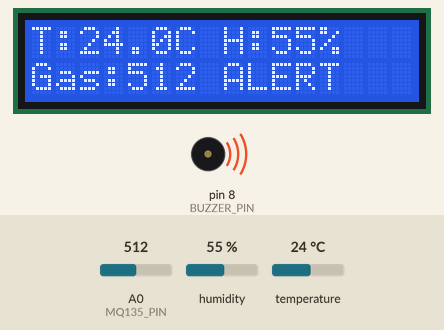
This sketch was run on a simulated Arduino Uno, built with avr-gcc and run on an emulated ATmega328P. Shown: 16×2 character LCD, buzzer (waves = sounding, pin HIGH). The inputs (shaded band) are chosen by the test bench; at power-on: A0 (MQ135_PIN) = 512, humidity 55 %, temperature 24 °C. What the sketch prints to the serial monitor is not drawn.

Above: at 3.2 s.
3.3 s: A0 (MQ135_PIN) set to 416
At 4.7 s:
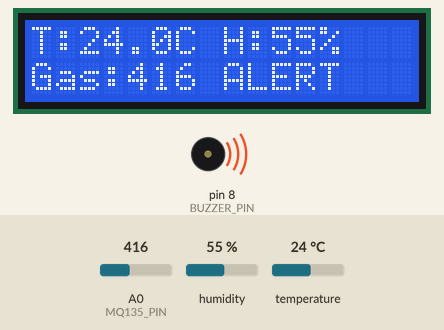
5.7 s: A0 (MQ135_PIN) set to 390
At 7.1 s:
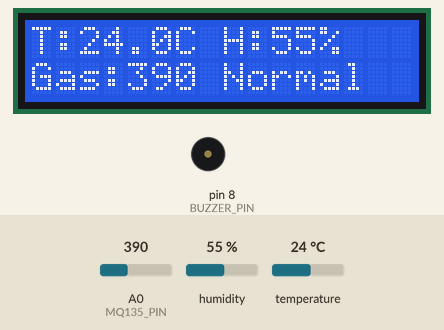
7.8 s: humidity set to 22 %
At 9.4 s:
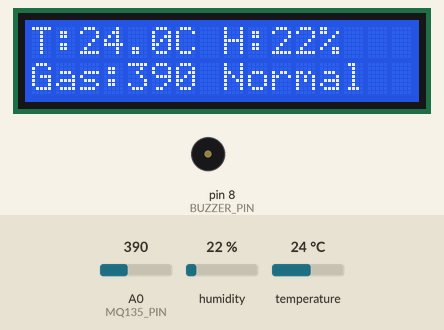
9.9 s: temperature set to 12 °C
At 11.7 s:
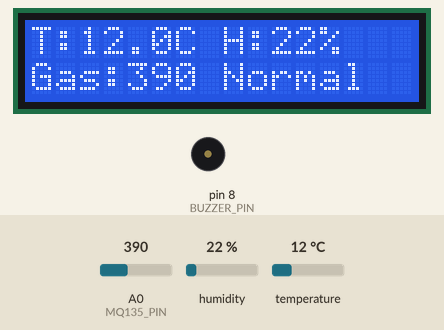
12.0 s: humidity set to 40 %
At 13.8 s:
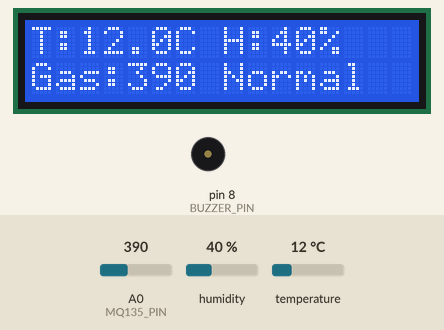
14.1 s: A0 (MQ135_PIN) set to 410
At 15.3 s:
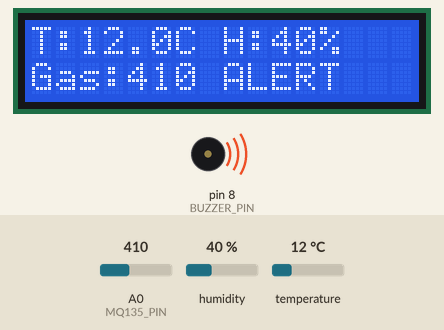
Timing chart, 0 to 17.1 s (numbered marks = the images above; inputs shaded):
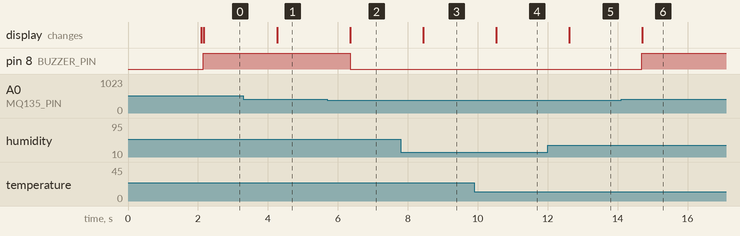

The sketch:

TEMP_HUM_MONITRING.ino
```cpp
#include <DHT.h>
#include <Wire.h>
#include <LiquidCrystal_I2C.h>

// Pin setup
#define DHTPIN 2
#define DHTTYPE DHT11
#define MQ135_PIN A0
#define BUZZER_PIN 8

DHT dht(DHTPIN, DHTTYPE);
LiquidCrystal_I2C lcd(0x27, 16, 2);  // If not working, try 0x3F

// Alert limits
float tempLimit = 40.0;
int gasLimit = 400;

void setup() {
  Serial.begin(9600);

  dht.begin();

  lcd.init();
  lcd.backlight();

  pinMode(MQ135_PIN, INPUT);
  pinMode(BUZZER_PIN, OUTPUT);
  digitalWrite(BUZZER_PIN, LOW);

  lcd.setCursor(0, 0);
  lcd.print("Temp Gas Monitor");
  lcd.setCursor(0, 1);
  lcd.print("Starting...");
  delay(2000);
  lcd.clear();

  Serial.println("Temperature and MQ135 Monitoring Started");
}

void loop() {
  float temperature = dht.readTemperature();
  float humidity = dht.readHumidity();
  int gasValue = analogRead(MQ135_PIN);

  if (isnan(temperature) || isnan(humidity)) {
    Serial.println("DHT Sensor Error!");

    lcd.clear();
    lcd.setCursor(0, 0);
    lcd.print("DHT Sensor");
    lcd.setCursor(0, 1);
    lcd.print("Error!");

    digitalWrite(BUZZER_PIN, LOW);
    delay(1000);
    return;
  }

  Serial.print("Temperature: ");
  Serial.print(temperature);
  Serial.print(" C | Humidity: ");
  Serial.print(humidity);
  Serial.print(" % | MQ135 Value: ");
  Serial.println(gasValue);

  lcd.clear();
  lcd.setCursor(0, 0);
  lcd.print("T:");
  lcd.print(temperature, 1);
  lcd.print("C H:");
  lcd.print(humidity, 0);
  lcd.print("%");

  lcd.setCursor(0, 1);
  lcd.print("Gas:");
  lcd.print(gasValue);

  if (temperature >= tempLimit || gasValue >= gasLimit) {
    digitalWrite(BUZZER_PIN, HIGH);
    lcd.print(" ALERT");
    Serial.println("ALERT! Temperature or Gas Level High");
  } else {
    digitalWrite(BUZZER_PIN, LOW);
    lcd.print(" Normal");
    Serial.println("Status: Normal");
  }

  delay(1000);
}
```

Measured:
- the behaviour switches between 400 and 399 on A0 (MQ135_PIN) (found by bisection; images 1 and 2)
- after the input at 3.3 s, the display: changes after 0.97 s (image 1)
- after the input at 5.7 s, pin 8 (BUZZER_PIN): HIGH → LOW after 0.65 s; the display: changes after 0.66 s (image 2)
- after the input at 7.8 s, the display: changes after 0.64 s (image 3)
- after the input at 9.9 s, the display: changes after 0.63 s (image 4)
- after the input at 12.0 s, the display: changes after 0.62 s (image 5)
- after the input at 14.1 s, pin 8 (BUZZER_PIN): LOW → HIGH after 0.60 s; the display: changes after 0.61 s (image 6)
